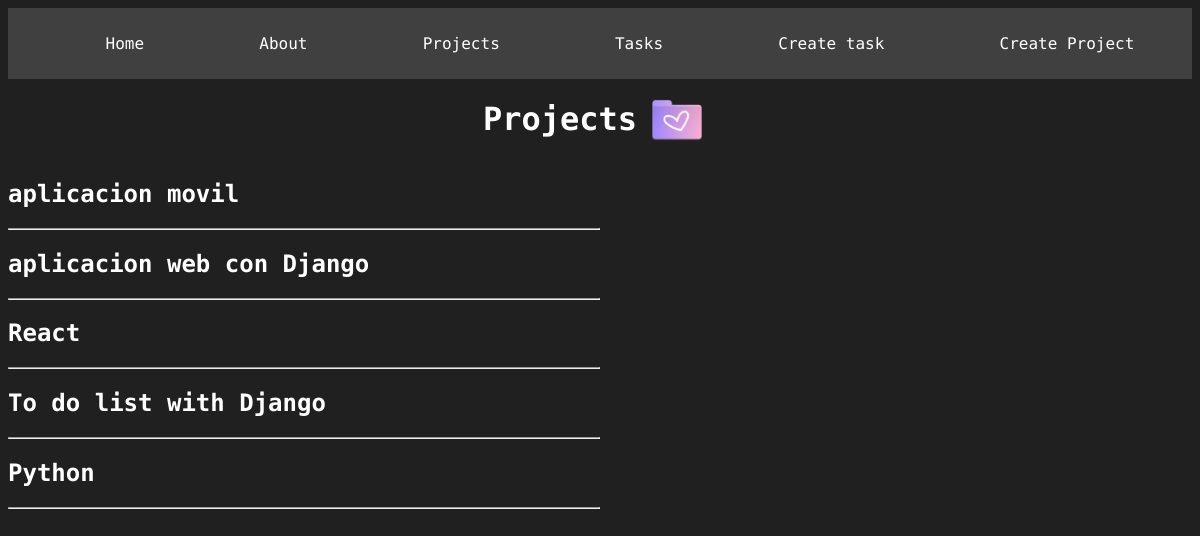
/projects/, run on the app's committed database.
### myapp/models.py (models this page shows, shortened)
class Project (models.Model):
    name= models.CharField(max_length = 200)

### myapp/views.py (the view)
# urls.py: path('projects/',views.projects,name="projects"),
def projects(request):
    projects = list(Project.objects.values())
    return render(request,'project/projects.html',{
        'projects':projects
    })

### myapp/templates/project/projects.html (shortened to what this page needs)
{% extends 'layouts/base.html' %}
{% load static %}
    {% block content %}
    <div class="proyectosHeader">
        <h1 class="titleProy">Projects</h1>
        <img class="logoProy" src="{% static 'proyect.png'%}" alt="" width="50" height="50">
    </div>
    <div class="todos">
        {% for project in projects %}
        <div class="projects">
            <h2 class="namesProyectos">{{project.name}}</h2>
            <hr>
        </div>
    </div>
    {% endfor%}
    {% endblock%}

### myapp/static/styles/main.css (style rules this page uses)
* { font-family: "Encode Sans", sans-serif; }
body { background-color: #202020; }
.proyectosHeader { display: flex; justify-content: center; color: white; }
.proyectosHeader .logoProy { margin: 15px; }
.projects { color: white; width: 50%; }
* { color: white; }

### data on the page
Project: name "aplicacion movil"
Project: name "aplicacion web con Django"
Project: name "React"
Project: name "To do list with Django"
Project: name "Python"
